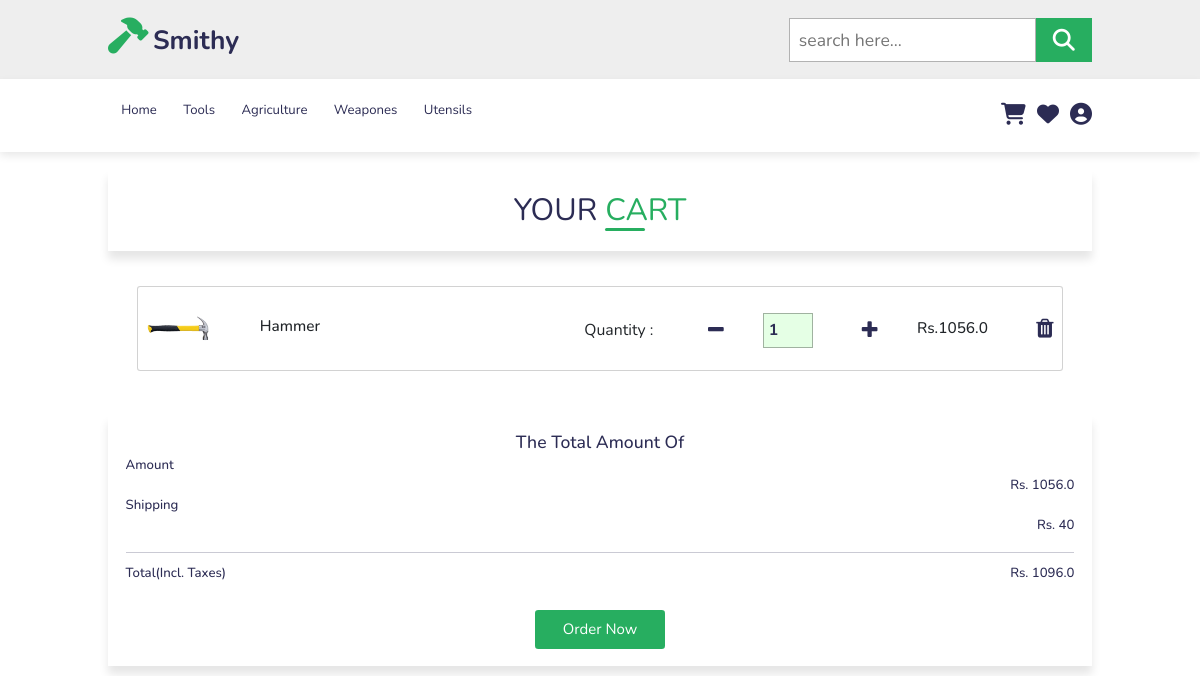
Screenshot of /cart/ (signed in) with the database file from the repository.
### cart/models.py (models this page shows, shortened)
class Cart (models.Model):
    user = models. ForeignKey (User, on_delete=models.CASCADE)
    product = models. ForeignKey (Product, on_delete=models.CASCADE)
    quantity = models.PositiveIntegerField(default=1)

### product/models.py (models this page shows, shortened)
class Product(models.Model):
    name = models.CharField(max_length=100)
    price = models.FloatField(default=0)
    discount = models.IntegerField(default=0)
    discounted_price = models.FloatField(default=0)
    description = models.TextField(blank= True, null=True, unique = True)
    category = models.CharField(max_length=100)
    product_image = models.ImageField(upload_to='static/image/')
    quantity=models.IntegerField(default=1)
    seller = models.CharField(default='NA',max_length=100)
    seller_email = models.CharField(default='NA',max_length=100)
    @property
    def discounted_price(self):
        discount_amount = (self.price * self.discount) / 100
        discounted_price = self.price - discount_amount
        return discounted_price

### smithy/views.py (the view)
# urls.py: path('cart/', views.show_cart, name='showcart'),
@login_required(login_url='login')
def show_cart(request):
    user = request.user
    cart = Cart.objects.filter(user=user)
    amount = 0
    shiping_amount = 40
    l = len(cart)
    for p in cart:
        value = p.quantity * p.product.discounted_price
        amount = amount + value
    totalamount = amount + shiping_amount
    return render(request, 'cart.html', locals())

### templates/cart.html (shortened to what this page needs)
{% extends 'base.html' %} {% load static %} {% block content %}
<section>
  {% if l == 0 %}
  <div class="heading">Your <span class="title">Cart</span> is Empty .</div>
  {% else %}
  <div class="heading">
    Your
    <span class="title">Cart</span>
  </div>
  <div class="row">
    <div class="overflow-scroll" style="max-height: 400px">
      {% for item in cart %}
      <div class="card mb-3">
        <div class="card-body">
          <div class="d-flex justify-content-between">
            <div class="d-flex flex-row align-items-center">
              <div>
                <a href="{% url 'product_details' item.product.id %}" >
                <img
                  src="/{{item.product.product_image}}"
                  class="img-fluid rounded-3"
                  alt="Shopping item"
                  style="width: 65px"
                />
              </a>
              </div>
              <div class="ms-3">
                <h3>{{item.product.name}}</h3>
              </div>
            </div>
            <div class="d-flex align-items-center">
              <div class="quantity d-flex align-items-center">
                <span>quantity : </span>
                <form
                  action="{% url 'decrease_quantity' item.id %}"
                  method="post"
                  style="display: inline"
                >
                  <button  type="submit" style=" background: white"><i class="delete_btn fa fa-minus" style="font-size: 20px; background: white"></i></button>
                </form>
                <input type="number" style="width:50px" value="{{item.quantity}}" />
                <form
                  action="{% url 'increase_quantity' item.id %}"
                  method="post"
                  style="display: inline"
                >
                  <button type="submit" style=" background: white"><i class="delete_btn fa fa-plus" style="font-size: 20px; background: white"></i></button>
                </form>
              </div>
              <div class="price">
                <h3 class="mb-0">
                  Rs.<span>{{item.product.discounted_price}}</span>
                </h3>
              </div>
              <form action="/delete-from-cart">
                <button type="submit" style=" background: white">
                  <i class="delete_btn fa fa-trash" ></i>
                </button>
              </form>
            </div>
          </div>
        </div>
      </div>
      {% endfor %}
    </div>
  </div>
  <div class="heading">
    <div class="card-body">
      <h2>The total amount of</h2>
      <div class="d-flex justify-content-start align-items-center">
        <h4>Amount</h4>
      </div>
      <div class="d-flex justify-content-end align-items-center">
        <h4>Rs. {{amount}}</h4>
      </div>
      <div class="d-flex justify-content-start align-items-center">
        <h4>Shipping</h4>
      </div>
      <div class="d-flex justify-content-end align-items-center">
        <h4>Rs. {{shiping_amount}}</h4>
      </div>
      <hr class="my-4" />
      <div class="d-flex justify-content-between mb-4">
        <h4 class="mb-2">Total(Incl. taxes)</h4>
        <h4 class="mb-2">Rs. {{totalamount}}</h4>
      </div>
    </div>
    <a href="{% url 'payment' %}" class="btn">Order Now</a>
  </div>
  {% endif %}
</section>
{% endblock %}

### static/css/style.css (style rules this page uses)
:root { --green: #27ae60; --black: #2c2c54; }
* { font-family: 'Nunito', sans-serif; margin: 0; padding: 0; box-sizing: border-box; outline: none; border: none; text-decoration: none; text-transform: capitalize; transition: all .2s linear; }
html { font-size: 62.5%; overflow-x: hidden; scroll-padding-top: 6.5rem; scroll-behavior: smooth; }
a { text-decoration: none; }
section { padding: 2rem 9%; }
.btn { display: inline-block; margin-top: 1rem; background: var(--green); color: #fff; padding: .8rem 3rem; font-size: 1.7rem; text-align: center; cursor: pointer; }
.heading { text-align: center; color: var(--black); text-transform: uppercase; padding: 1rem; font-size: 3.5rem; padding-bottom: 2rem; }
.heading span { color: var(--green); text-transform: uppercase; }
.quantity { display: flex; align-items: center; justify-content: center; padding-top: 1rem; padding-bottom: .5rem; }
.quantity span { padding: 0 .7rem; font-size: 1.7rem; }
@media (max-width:1200px) { html { font-size: 55%; } }

### static/css/cart.css (style rules this page uses)
:root { --green: #27ae60; --black: #2c2c54; }
.heading { padding: 2rem; box-shadow: 0 1rem 1rem rgba(0, 0, 0, 0.1); text-align: center; color: var(--black); font-size: 3.5rem; }
.heading span { position: relative; color: var(--green); }
.heading .title::before { content: ""; position: absolute; left: 0; bottom: 0; height: 3px; width: 40px; background-color: #27ae60; border-radius: 25px; }
.overflow-scroll, .row { padding: 2rem; }
.delete_btn { font-size: 2.5rem; color: var(--black); padding-left: 1rem; }
.d-flex { gap: 4.5rem; }
.quantity span { display: flex; align-items: center; justify-content: center; padding-top: 1rem; font-size: 1.8rem; padding: 0 0.7rem; }
.quantity input { border: 0.1rem solid rgba(0, 0, 0, 0.3); font-size: 1.8rem; font-weight: bolder; color: var(--black); padding: 0.5rem; background: rgba(0, 255, 0, 0.1); }

### rows the page displays
Cart: product.product_image (picture), product.name "Hammer", quantity "1", product.discounted_price "1056.0"

### other values shown
{{ amount }} "1056.0"
{{ shiping_amount }} "40"
{{ totalamount }} "1096.0"
